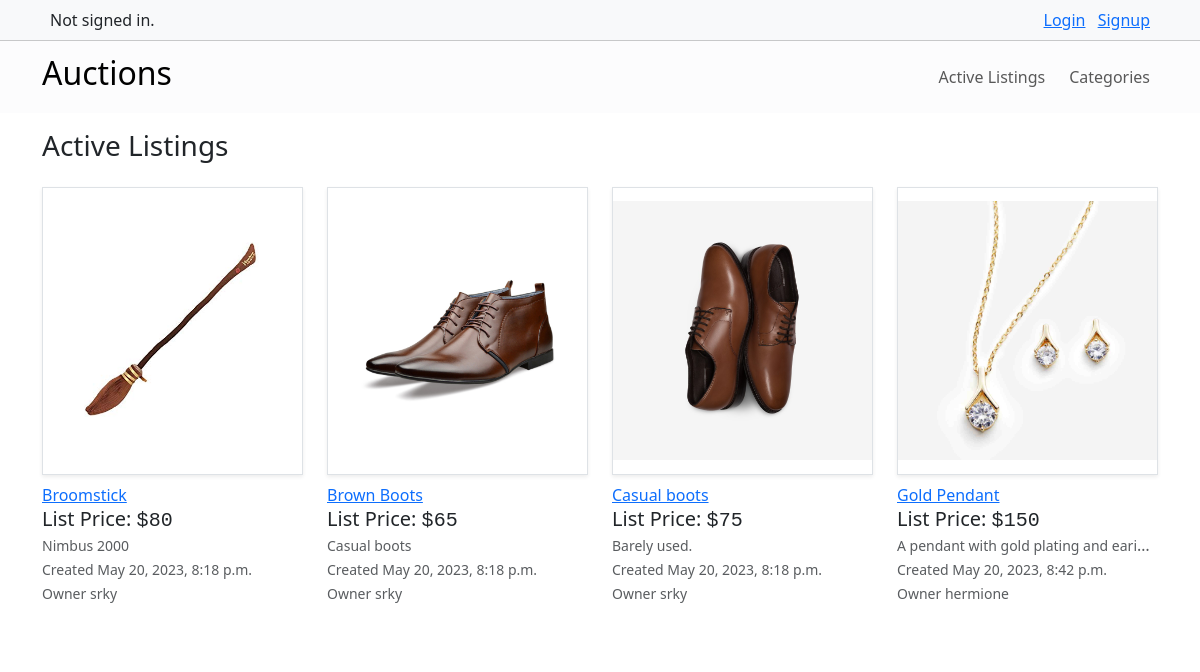
The app's page /, older data.
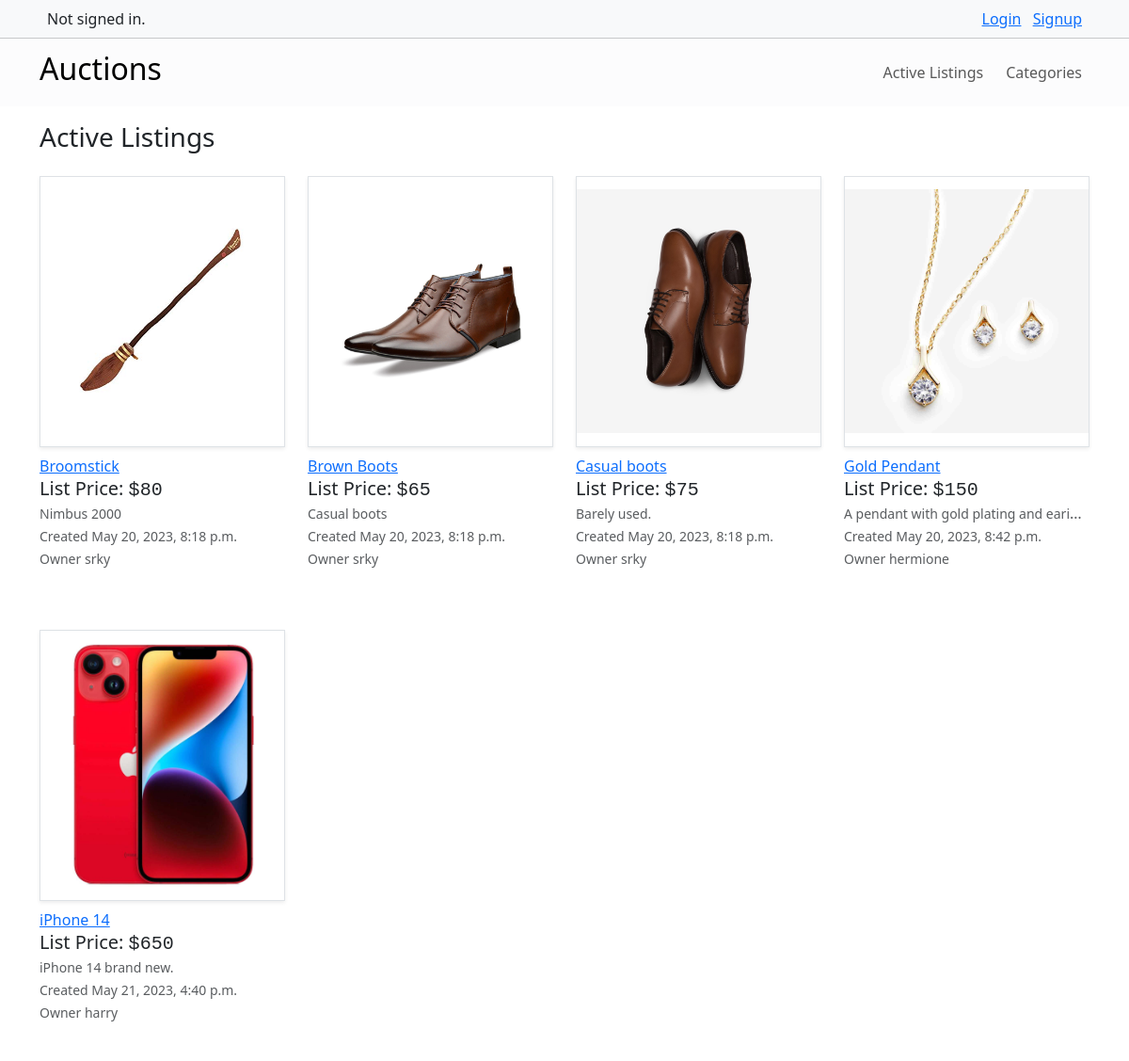
The same page, newer data.
### auctions/models.py (models this page shows, shortened)
class AuctionListing(models.Model):
    title = models.CharField(max_length=64, unique=True)
    description = models.CharField(max_length=100)
    starting_bid = models.IntegerField()
    category = models.ForeignKey(Category, on_delete=models.SET_NULL, null=True, related_name="auctions")
    image = models.ImageField(upload_to="images/", default="images/default.jpg")
    date_created = models.DateTimeField(default=datetime.datetime.now())
    owner = models.ForeignKey(User, on_delete=models.CASCADE, related_name="auctions")
    is_closed = models.BooleanField(default=False)

class User(AbstractUser):
    pass

### auctions/views.py (the view)
# urls.py: path("", views.index, name="index"),
def index(request):
    auctions = AuctionListing.objects.all()
    return render(request, "auctions/index.html", {
        "auctions": auctions
    })

### auctions/templates/auctions/index.html (shortened to what this page needs)
{% extends "auctions/layout.html" %}
{% block body %}
    <h3 class="mt-3">Active Listings</h3>
    <div class="row row-cols-lg-4 row-cols-md-3 cols-sm-1 g-4">
        {% for auction in auctions %}
            {% if not auction.is_closed %}
                <div class="col">
                    <div class="card h-100 border-0 my-3">
                        <div class="card-img-top shadow-sm border rounded-0 d-flex overflow-hidden" style="height: 18rem;">
                            <img src="{% if auction.image %}{{ auction.image.url }}{% else %}/media/images/no-image.jpeg{% endif %}"
                            alt="auction-image" class="img-fluid align-self-center">
                        </div>
                        <div class="card-body p-0 my-2">
                            <a href="{% url 'view_listing' auction.id %}" class="card-link my-1">{{ auction.title }}</a>
                            <h5 class="card-text my-0">List Price: <span class="font-monospace">${{ auction.starting_bid }}</span></h5>
                            <p class="card-text my-0 text-muted text-overflow-hidden"><small>{{ auction.description }}</small></p>
                            <p class="card-text text-muted my-0"><small>Created {{ auction.date_created }}</small></p>
                            <p class="card-text text-muted my-0">
                                {% if auction.owner == request.user %}
                                    <small>Your listing</small>
                                {% else %}
                                    <small>Owner {{ auction.owner }}</small>
                                {% endif %}
                            </p>
                        </div>
                    </div>
                </div>
            {% endif %}
        {% endfor %}
    </div>
{% endblock %}

Row changes from the older to the newer data that the page shows:
added AuctionListing: image (picture), title "iPhone 14", starting_bid "650", description "iPhone 14 brand new.", date_created "May 21, 2023, 4:40 p.m.", owner "harry"
